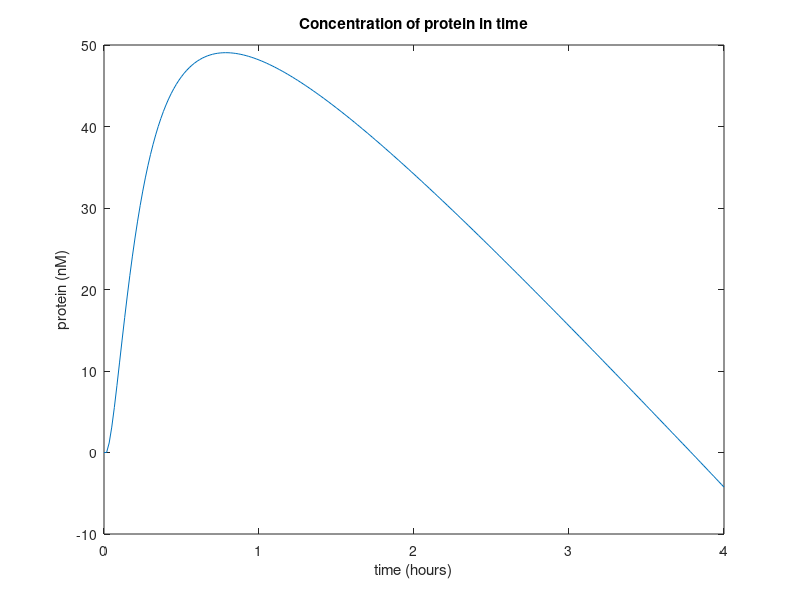
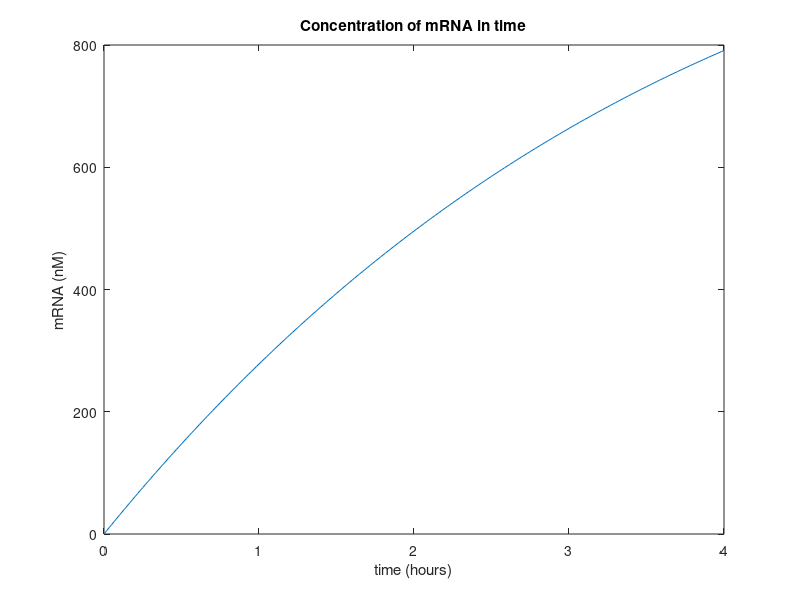

MATLAB code for these plots, in order:
%% Expression of a single protein
%This script models the expression of a single protein (GFP) from transcription
%to translation in-vitro. This model is based on the model made St?gbauer,
%Windhager, Zimmer and R?dler. Reactions can be found in the paper:
%Experiment and mathematical modeling of gene expression dynamics in a
%cell-free system.

%% Settings
timespan = 4;
number = 1000; %number of steps
dt = 1; %size of time step (minute)
if timespan ~= 0
    number = timespan/(dt/60);
end 
%Set the storage for the concentrations
mRNA = zeros(1,number);
P = zeros(1,number); %expressed protein
TsR = zeros(1,number); %transcription resource
TlR = zeros(1,number); %translation resource
Pmat = zeros(1,number); %maturated GFP (not necessary)

% Start concentrations (nanomolar)
mRNA(1) = 0; 
DNA = 3.4; %can be changed
P(1) = 0;
TsR(1) = 1; %can be changed
TlR(1) = 1; %can be changed
Pmat(1) = 0;

% Constants
kts = 18.2; %nanomolar per minute
ktl = 16.1; %nanomolar per minute
kcs = 1.1e-2; % per minute
deltamRNA = 7.8e-4; %per minute 
deltaTlr = 4.5e-3; %per minute
kmat = 0.2;%per minute
Ks = 8.5;% nanomolar
Kl = 65.8; %nanomolar
Ktlr = 6e-5; %

%array with the timesteps for plotting
time = 0:dt/60:(number)*dt/60; 
%% The Model
for i= 1:1:number
    %differential equations (see the paper)
    dmRNAdt = (kts * TsR(i) * DNA)/(Ks + DNA) - (deltamRNA * mRNA(i));
    dPdt = (ktl * TlR(i) * mRNA(i))/(Kl + mRNA(i)) - (kmat * P(i));
    dPmatdt = kmat * P(i);
    dTsRdt = -(kcs * TsR(i) * DNA)/(Ks + DNA);
    dTlRdt = -(deltaTlr * TlR(i)) /(Ktlr + TlR(i)); 
    
    %change of concentration for the timestep
    change_mRNA= dmRNAdt * dt; 
    change_P = dPdt *dt;
    change_Pmat = dPmatdt*dt;
    change_TsR = dTsRdt *dt;
    change_TlR =dTlRdt *dt; 
    
    %store new (total) concentration in arrays
    mRNA(i+1) = mRNA(i) + change_mRNA;
    P(i+1) = P(i) + change_P;
    Pmat(i+1) = Pmat(i) + change_Pmat;
    TsR(i+1) = TsR(i)+ change_TsR;
    TlR(i+1) = TlR(i) + change_TlR;
end 

%% Plotting the results
figure (1)
plot(time, P); 
title('Concentration of protein in time');
xlabel('time (hours)');
ylabel('protein (nM)'); 

figure(2)
plot(time, mRNA); 
title('Concentration of mRNA in time');
xlabel('time (hours)');
ylabel('mRNA (nM)'); 


